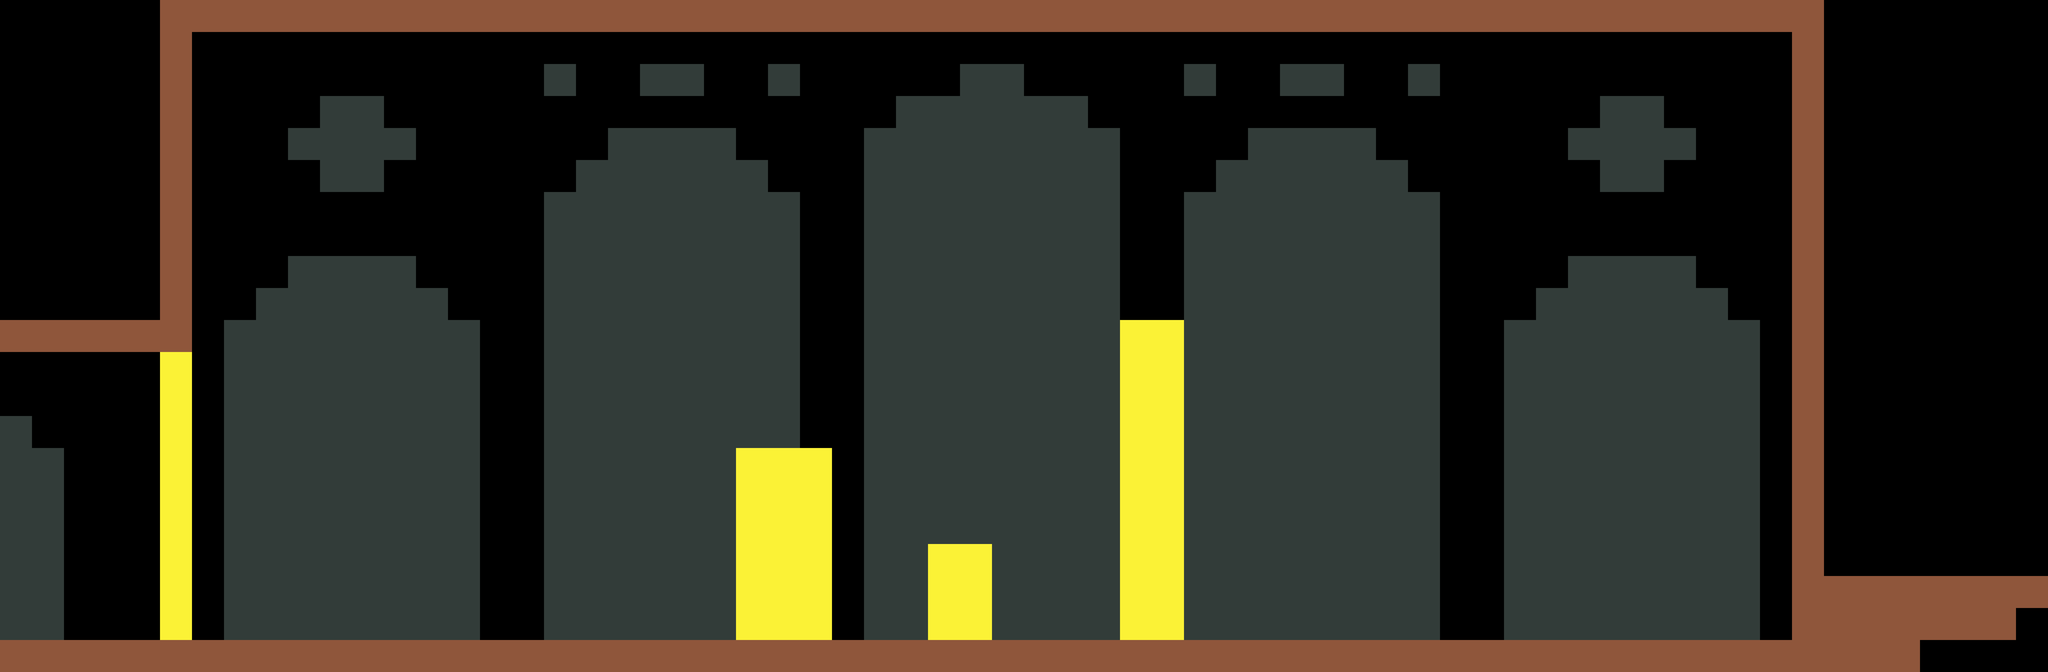

The image is a tile-based game level rendered from a .tmx file. Its description and source (layers, tilesets, objects; grid data summarised) follow:
An orthogonal 64x21 tile map with 128x128 px tiles, 5 tile layers (Background, AssetsBG, Assets, Map, ...).

<map version="1.10" tiledversion="1.11.2" orientation="orthogonal" renderorder="right-down" width="64" height="21" tilewidth="128" tileheight="128" infinite="0" nextlayerid="22" nextobjectid="313">
 <tileset firstgid="1" name="LV1_test_tileset" tilewidth="128" tileheight="128" tilecount="3" columns="3">
  <image source="../LV1_test_tileset.png" width="384" height="128" />
 </tileset>
 <layer id="16" name="Background" width="64" height="21">
  <properties>
   <property name="Draw" type="bool" value="true" />
  </properties>
  <data>[1344 cells, 0 non-empty, 0 distinct tile ids]</data>
 </layer>
 <layer id="13" name="AssetsBG" width="64" height="21">
  <properties>
   <property name="Draw" type="bool" value="true" />
  </properties>
  <data>[1344 cells, 0 non-empty, 0 distinct tile ids]</data>
 </layer>
 <layer id="14" name="Assets" width="64" height="21">
  <properties>
   <property name="Draw" type="bool" value="true" />
  </properties>
  <data>[1344 cells, 0 non-empty, 0 distinct tile ids]</data>
 </layer>
 <layer id="10" name="Map" width="64" height="21">
  <properties>
   <property name="Draw" type="bool" value="true" />
  </properties>
  <data>[1344 cells, 765 non-empty, 3 distinct tile ids]</data>
 </layer>
 <layer id="21" name="testtt" width="64" height="21">
  <data>[1344 cells, 44 non-empty, 1 distinct tile ids]</data>
 </layer>
 <objectgroup id="17" name="Items" />
 <objectgroup id="18" name="Checkpoint" />
 <objectgroup id="11" name="Doors" />
 <objectgroup id="7" name="Floor" />
 <objectgroup id="19" name="spikes" />
 <objectgroup id="9" name="Walls" />
 <objectgroup id="8" name="Entities" />
</map>
